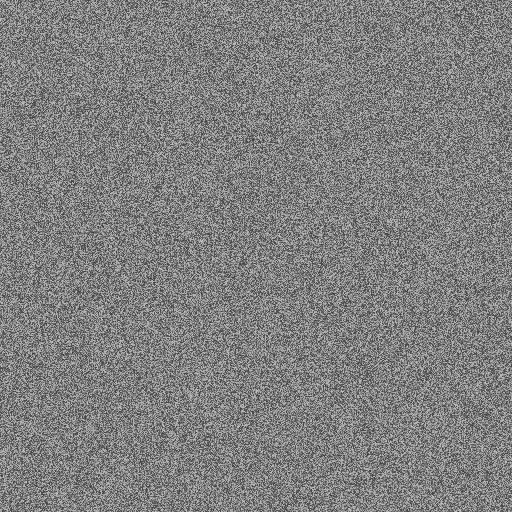
#> input picture test_lena.png, 512 x 512 px, found by its file name
$ python comprehensive_test.py
#> lines starting #> are read from the running program, lines starting #| are printed output that depends on the picture
#> (the call stopped at in encrypt_message, `key = PBKDF2( password.encode('utf-8'), salt, dkLen=32,`: Crypto is not available in this run)
#> (the call stopped at in encrypt_message, `key = PBKDF2( password.encode('utf-8'), salt, dkLen=32,`: Crypto is not available in this run)
#> (the call stopped at in encrypt_message, `key = PBKDF2( password.encode('utf-8'), salt, dkLen=32,`: Crypto is not available in this run)
#> (the call stopped at in encrypt_message, `key = PBKDF2( password.encode('utf-8'), salt, dkLen=32,`: Crypto is not available in this run)
#> (the call stopped at in encrypt_message, `key = PBKDF2( password.encode('utf-8'), salt, dkLen=32,`: Crypto is not available in this run)
#> in test_dwt_reconstruction, img is the input picture: shape (512, 512); min 64, max 191, mean 127.5
### LayerX/a3_image_processing.py
"""
Module 3: Image Processing
Author: Member A
Description: DWT (2 levels) + DCT on LL band for frequency domain steganography
Dependencies: numpy, opencv-python, pywavelets, scikit-image

Functions:
- read_image(path: str) → numpy.ndarray (grayscale uint8)
- dwt_decompose(image: ndarray, levels: int) → dict (DWT coefficients)
- dct_on_ll(ll_band: ndarray) → ndarray (DCT of LL band)
- idct_on_ll(ll_dct: ndarray) → ndarray (Inverse DCT)
- dwt_reconstruct(bands: dict) → ndarray (Reconstructed image)
- psnr(original: ndarray, reconstructed: ndarray) → float (Peak SNR in dB)
"""

import numpy as np
import cv2
import pywt
from scipy.fft import dct, idct
from skimage.metrics import peak_signal_noise_ratio
import os
from typing import Dict, Tuple


# [23 lines left out: function read_image, not called in this run]


def dwt_decompose(image: np.ndarray, levels: int = 2) -> Dict[str, np.ndarray]:
    """
    Perform 2-level DWT decomposition using Daubechies wavelet.

    Args:
        image (numpy.ndarray): Input grayscale image
        levels (int): Number of decomposition levels (default: 2)

    Returns:
        dict: DWT coefficients and original structure for reconstruction
    """
#> called with levels = 2
    # Convert to float64 for processing
    img_float = image.astype(np.float64)

    # First level decomposition
    coeffs1 = pywt.dwt2(img_float, 'db4')
    LL1, (LH1, HL1, HH1) = coeffs1
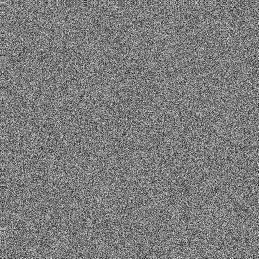
#> LL1: shape (259, 259) float64; min 109.9, max 407, mean 255; drawn with min black and max white
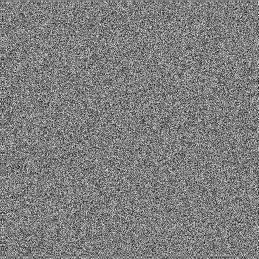
#> LH1: shape (259, 259) float64; min -139.1, max 141.4, mean -0.1; drawn with min black and max white
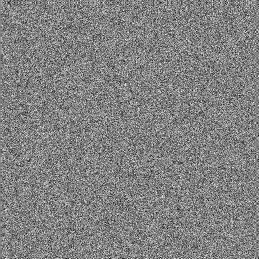
#> HL1: shape (259, 259) float64; min -141.2, max 135.7, mean 0.1; drawn with min black and max white
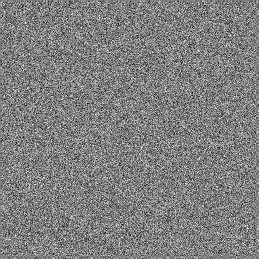
#> HH1: shape (259, 259) float64; min -134.3, max 133.3, mean -0.1; drawn with min black and max white

    # Second level decomposition on LL1
    coeffs2 = pywt.dwt2(LL1, 'db4')
    LL2, (LH2, HL2, HH2) = coeffs2
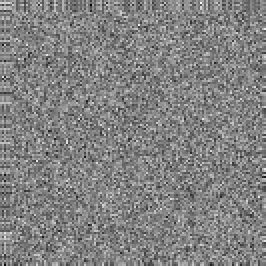
#> LL2: shape (133, 133) float64 (shown 2 times larger); min 345.8, max 667.4, mean 510.1; drawn with min black and max white
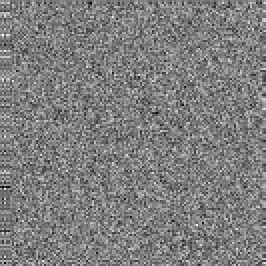
#> LH2: shape (133, 133) float64 (shown 2 times larger); min -157.4, max 158.6, mean -0.5; drawn with min black and max white
#> (the rest of the program and of its run is left out)
